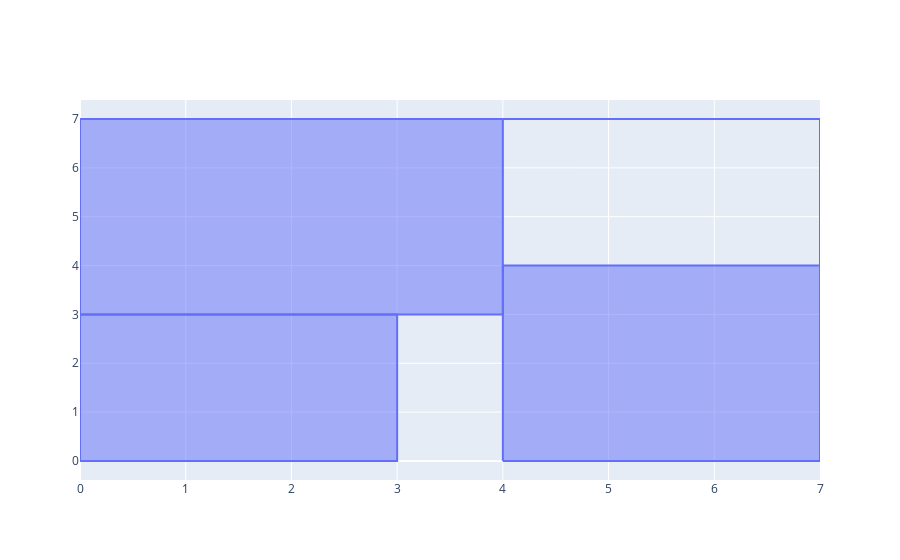

Notebook code cell kept with this figure:
### Code cell
xCoordPlot = []
yCoordPlot = []
for i in f:
    if(f[i].x == 1):
        #top border
        xCoordPlot.append(0)
        xCoordPlot.append(Rw)
        yCoordPlot.append(Rh)
        yCoordPlot.append(Rh)
        xCoordPlot.append("none")
        yCoordPlot.append("none")
        
        #right border
        xCoordPlot.append(Rw)
        xCoordPlot.append(Rw)
        yCoordPlot.append(0)
        yCoordPlot.append(Rh)
        xCoordPlot.append("none")
        yCoordPlot.append("none")
        #x
        xCoordPlot.append(x[i].x)
        xCoordPlot.append(x[i].x)
        xCoordPlot.append(x[i].x + w[i])
        xCoordPlot.append(x[i].x + w[i])
        xCoordPlot.append(x[i].x)
        xCoordPlot.append("none")
        #y
        yCoordPlot.append(y[i].x)
        yCoordPlot.append(y[i].x + h[i])
        yCoordPlot.append(y[i].x + h[i])
        yCoordPlot.append(y[i].x)
        yCoordPlot.append(y[i].x)
        yCoordPlot.append("none")
fig = go.Figure(go.Scatter(x=xCoordPlot, y=yCoordPlot, fill="toself"))
fig.show()

### Figure 1 — Plotly figure (JSON) as saved in the notebook; plotly's stock layout.template omitted (floating-point values rounded to 4 significant figures)
{"data": [{"fill": "toself", "type": "scatter", "x": [0, 7, "none", 7, 7, "none", 0, 0, 3, 3, 0, "none", 0, 7, "none", 7, 7, "none", 4, 4, 7, 7, 4, "none", 0, 7, "none", 7, 7, "none", 0, 0, 4, 4, 0, "none"], "y": [7, 7, "none", 0, 7, "none", 0, 3, 3, 0, 0, "none", 7, 7, "none", 0, 7, "none", 0, 4, 4, 0, 0, "none", 7, 7, "none", 0, 7, "none", 3, 7, 7, 3, 3, "none"]}], "layout": {}}
